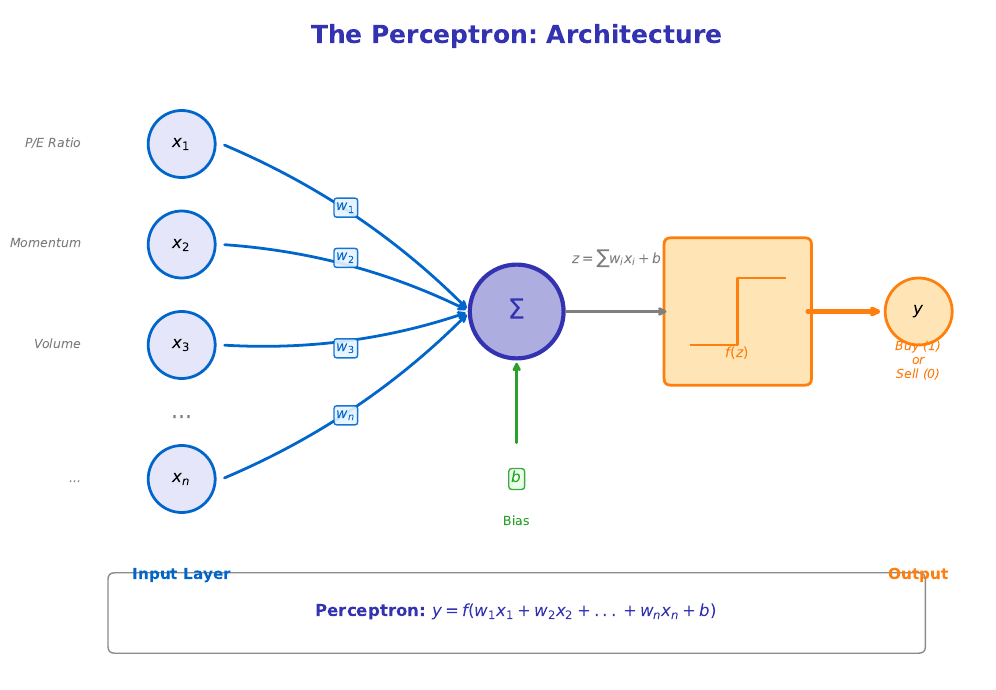

Source code (Python):
"""
Perceptron Architecture Diagram
Module 1: The Birth of Neural Computing
"""

import matplotlib.pyplot as plt
import matplotlib.patches as patches
from matplotlib.patches import FancyBboxPatch, Circle, FancyArrowPatch
import numpy as np

CHART_METADATA = {
    'title': 'Perceptron Architecture',
    'url': 'https://github.com/QuantLet/neural-networks-introduction/tree/main/perceptron_architecture'
}

# Set up figure
fig, ax = plt.subplots(figsize=(12, 7))

# Colors matching Beamer template
mlpurple = '#3333B2'
mlblue = '#0066CC'
mlorange = '#FF7F0E'
mlgreen = '#2CA02C'
mlgray = '#7F7F7F'
mllavender = '#ADADE0'

ax.set_xlim(-1, 13)
ax.set_ylim(-1, 9)
ax.set_aspect('equal')
ax.axis('off')

# Title
ax.text(6, 8.5, 'The Perceptron: Architecture', fontsize=18, fontweight='bold',
        ha='center', color=mlpurple)

# ==================== INPUT LAYER ====================
input_y = [7, 5.5, 4, 2]
input_labels = ['$x_1$', '$x_2$', '$x_3$', '$x_n$']
input_descriptions = ['P/E Ratio', 'Momentum', 'Volume', '...']

for i, (y, label, desc) in enumerate(zip(input_y, input_labels, input_descriptions)):
    # Input circle
    circle = Circle((1, y), 0.5, fill=True, facecolor='#E6E6FA', edgecolor=mlblue, linewidth=2)
    ax.add_patch(circle)
    ax.text(1, y, label, ha='center', va='center', fontsize=12, fontweight='bold')

    # Description
    ax.text(-0.5, y, desc, ha='right', va='center', fontsize=9, color=mlgray, style='italic')

# Dots for continuation
ax.text(1, 3, '...', fontsize=16, ha='center', va='center', color=mlgray)

# Input layer label
ax.text(1, 0.5, 'Input Layer', fontsize=11, ha='center', fontweight='bold', color=mlblue)

# ==================== WEIGHTS ====================
weight_labels = ['$w_1$', '$w_2$', '$w_3$', '$w_n$']

for i, (y, wlabel) in enumerate(zip(input_y, weight_labels)):
    # Arrow with weight
    ax.annotate('', xy=(5.3, 4.5), xytext=(1.6, y),
                arrowprops=dict(arrowstyle='->', color=mlblue, lw=2,
                               connectionstyle="arc3,rad=-0.1" if y > 4.5 else "arc3,rad=0.1"))

    # Weight label with box
    mid_x = (1.6 + 5.3) / 2
    mid_y = (y + 4.5) / 2 + (0.3 if i < 2 else -0.3)

    bbox = dict(boxstyle='round,pad=0.2', facecolor='#E6F3FF', edgecolor=mlblue, alpha=0.9)
    ax.text(mid_x, mid_y, wlabel, fontsize=10, ha='center', va='center',
            color=mlblue, fontweight='bold', bbox=bbox)

# ==================== SUMMATION NODE ====================
sum_circle = Circle((6, 4.5), 0.7, fill=True, facecolor=mllavender, edgecolor=mlpurple, linewidth=3)
ax.add_patch(sum_circle)
ax.text(6, 4.5, '$\\Sigma$', ha='center', va='center', fontsize=20, fontweight='bold', color=mlpurple)

# Bias arrow
ax.annotate('', xy=(6, 3.8), xytext=(6, 2.5),
            arrowprops=dict(arrowstyle='->', color=mlgreen, lw=2))
bias_box = dict(boxstyle='round,pad=0.2', facecolor='#E6FFE6', edgecolor=mlgreen, alpha=0.9)
ax.text(6, 2, '$b$', fontsize=11, ha='center', va='center', color=mlgreen,
        fontweight='bold', bbox=bias_box)
ax.text(6, 1.3, 'Bias', fontsize=9, ha='center', color=mlgreen)

# Arrow from sum to activation
ax.annotate('', xy=(8.3, 4.5), xytext=(6.7, 4.5),
            arrowprops=dict(arrowstyle='->', color=mlgray, lw=2))

# Net input label
ax.text(7.5, 5.2, '$z = \\sum w_i x_i + b$', fontsize=10, ha='center', color=mlgray)

# ==================== ACTIVATION FUNCTION ====================
# Draw step function box
activation_box = FancyBboxPatch((8.3, 3.5), 2, 2, boxstyle="round,pad=0.1",
                                 facecolor='#FFE4B5', edgecolor=mlorange, linewidth=2)
ax.add_patch(activation_box)

# Draw mini step function inside
step_x = np.array([8.6, 9.3, 9.3, 10])
step_y = np.array([4, 4, 5, 5])
ax.plot(step_x, step_y, color=mlorange, linewidth=2)
ax.text(9.3, 3.8, '$f(z)$', fontsize=10, ha='center', color=mlorange)

# Arrow from activation to output
ax.annotate('', xy=(11.5, 4.5), xytext=(10.3, 4.5),
            arrowprops=dict(arrowstyle='->', color=mlorange, lw=3))

# ==================== OUTPUT ====================
output_circle = Circle((12, 4.5), 0.5, fill=True, facecolor='#FFE4B5', edgecolor=mlorange, linewidth=2)
ax.add_patch(output_circle)
ax.text(12, 4.5, '$y$', ha='center', va='center', fontsize=12, fontweight='bold')

# Output label
ax.text(12, 0.5, 'Output', fontsize=11, ha='center', fontweight='bold', color=mlorange)
ax.text(12, 3.5, 'Buy (1)\nor\nSell (0)', fontsize=9, ha='center', color=mlorange, style='italic')

# ==================== LEGEND BOX ====================
legend_box = FancyBboxPatch((0, -0.5), 12, 1, boxstyle="round,pad=0.1",
                             facecolor='white', edgecolor=mlgray, linewidth=1, alpha=0.9)
ax.add_patch(legend_box)
ax.text(6, 0, 'Perceptron: $y = f(w_1 x_1 + w_2 x_2 + ... + w_n x_n + b)$',
        fontsize=12, ha='center', va='center', color=mlpurple, fontweight='bold')

plt.tight_layout()
plt.savefig('perceptron_architecture.pdf', format='pdf', bbox_inches='tight', dpi=300)
plt.savefig('perceptron_architecture.png', format='png', bbox_inches='tight', dpi=300)
plt.close()

print("Generated: perceptron_architecture.pdf")
